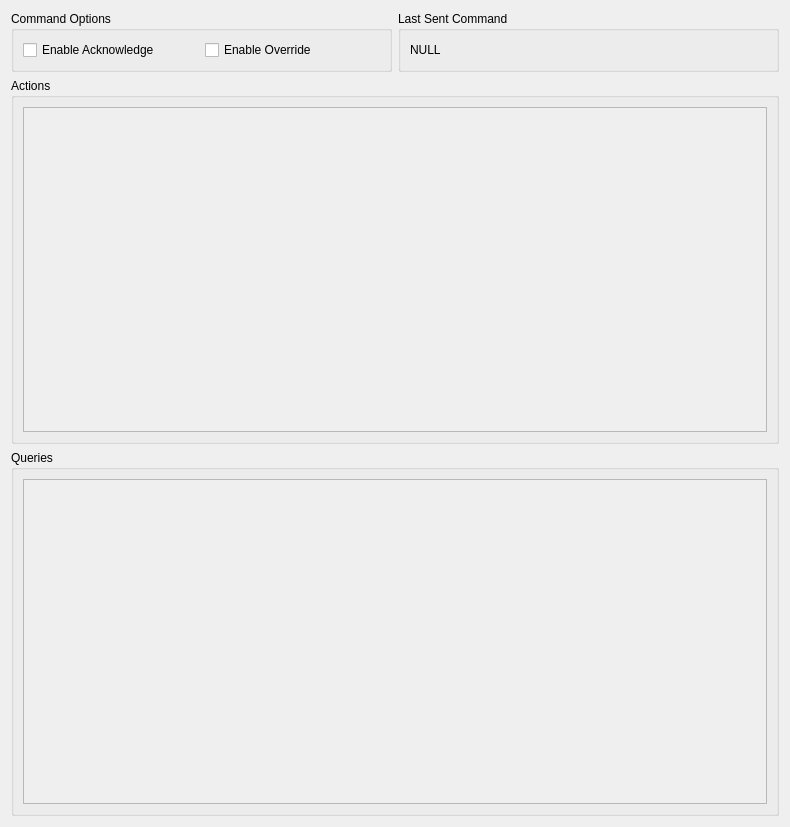
<?xml version="1.0" encoding="UTF-8"?>
<ui version="4.0">
 <class>Science GUI</class>
 <widget class="QWidget" name="Science GUI">
  <property name="geometry">
   <rect>
    <x>0</x>
    <y>0</y>
    <width>790</width>
    <height>827</height>
   </rect>
  </property>
  <property name="windowTitle">
   <string>Science GUI</string>
  </property>
  <layout class="QVBoxLayout" name="verticalLayout">
   <item>
    <layout class="QHBoxLayout" name="horizontalLayout_5">
     <item>
      <widget class="QGroupBox" name="groupBox_9">
       <property name="title">
        <string>Command Options</string>
       </property>
       <layout class="QHBoxLayout" name="horizontalLayout_3">
        <item>
         <widget class="QCheckBox" name="ackBit">
          <property name="text">
           <string>Enable Acknowledge</string>
          </property>
         </widget>
        </item>
        <item>
         <widget class="QCheckBox" name="ovrBit">
          <property name="text">
           <string>Enable Override</string>
          </property>
         </widget>
        </item>
       </layout>
      </widget>
     </item>
     <item>
      <widget class="QGroupBox" name="groupBox_8">
       <property name="title">
        <string>Last Sent Command</string>
       </property>
       <layout class="QHBoxLayout" name="horizontalLayout_7">
        <item>
         <widget class="QLabel" name="lastSentLabel">
          <property name="text">
           <string>NULL</string>
          </property>
          <property name="wordWrap">
           <bool>true</bool>
          </property>
         </widget>
        </item>
       </layout>
      </widget>
     </item>
    </layout>
   </item>
   <item>
    <widget class="QGroupBox" name="groupBox_28">
     <property name="title">
      <string>Actions</string>
     </property>
     <property name="flat">
      <bool>true</bool>
     </property>
     <layout class="QHBoxLayout" name="horizontalLayout">
      <item>
       <widget class="QScrollArea" name="scrollArea_command">
        <property name="widgetResizable">
         <bool>true</bool>
        </property>
        <widget class="QWidget" name="scrollAreaWidgetContents">
         <property name="geometry">
          <rect>
           <x>0</x>
           <y>0</y>
           <width>746</width>
           <height>314</height>
          </rect>
         </property>
         <layout class="QHBoxLayout" name="horizontalLayout_4"/>
        </widget>
       </widget>
      </item>
     </layout>
    </widget>
   </item>
   <item>
    <widget class="QGroupBox" name="groupBox_29">
     <property name="title">
      <string>Queries</string>
     </property>
     <property name="flat">
      <bool>true</bool>
     </property>
     <layout class="QHBoxLayout" name="horizontalLayout_2">
      <item>
       <widget class="QScrollArea" name="scrollArea_query">
        <property name="widgetResizable">
         <bool>true</bool>
        </property>
        <widget class="QWidget" name="scrollAreaWidgetContents_2">
         <property name="geometry">
          <rect>
           <x>0</x>
           <y>0</y>
           <width>746</width>
           <height>314</height>
          </rect>
         </property>
         <layout class="QHBoxLayout" name="horizontalLayout_6"/>
        </widget>
       </widget>
      </item>
     </layout>
    </widget>
   </item>
  </layout>
 </widget>
 <resources/>
 <connections/>
</ui>
